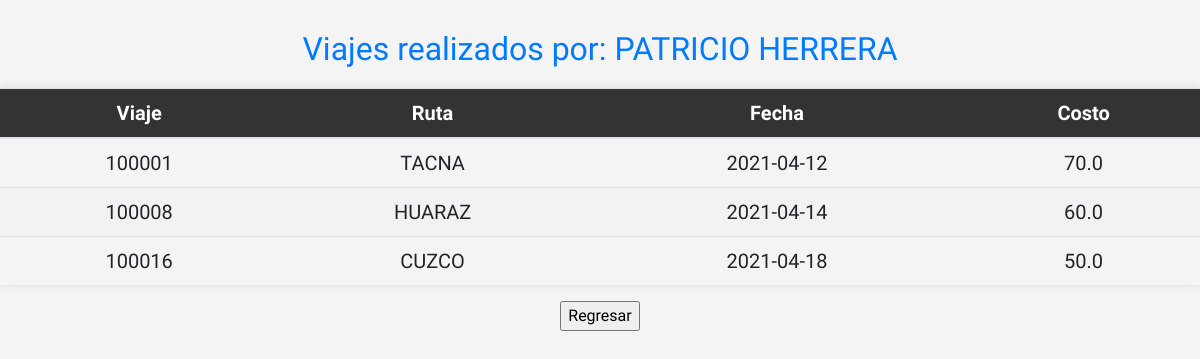
/pagVreali.php?cod=C001&nom=PATRICIO HERRERA, run on the app's committed database.
### tables this page shows
CREATE TABLE VIAJE (
	VIANRO char (6) NOT NULL Primary key,
	BUSNRO numeric(2, 0) NULL ,
	RUTCOD varchar (4) NULL ,
	IDCOD  char (4) NULL ,
	VIAHRS char(6) NULL ,
	VIAFCH date NULL ,
        COSVIA numeric(8,1) null  
);

CREATE TABLE RUTA (
	RUTCOD varchar (4) NOT NULL Primary Key ,
	RUTNOM varchar (20) NULL ,
	pago_cho numeric(8, 1) NULL 
);

### Viajes.php (called while the page is built, shortened)
<?php
include_once './Conexionn.php';
class Viajes {
    function lisVreali($cod){
        $cn=new Conexion();
        $sql="select c.VIANRO,c.VIAFCH,c.COSVIA,p.RUTNOM
            from viaje c inner join ruta p on c.RUTCOD=p.RUTCOD where IDCOD='$cod'";
        $res= mysqli_query($cn->conecta(), $sql)or
            die(mysqli_error($cn->conecta()));
        $vec=Array();
        while($f= mysqli_fetch_array($res)){
            $vec[]=$f;
        }
        return $vec;
    }
}
?>

### conexionn.php (called while the page is built)
<?php
class Conexion {
  private $cn=null;
  function conecta(){
    if($this->cn==null){
   $this->cn= mysqli_connect("localhost","root","","bdviajes");
    }
    return $this->cn;
  }
}
?>

### pagVreali.php (the view, shortened to what this page needs)
<html>
    <head>
        <link href="css/adminlte.min.css" rel="stylesheet" type="text/css"/>
    </head>
    <body>
        <?php
        include_once './Viajes.php';
        $obj=new Viajes();
        $cod=$_REQUEST["cod"];
        $nom=$_REQUEST["nom"];
        $vec=$obj->lisVreali($cod);
        ?>
    <center>
        <h2 class="text-blue">Viajes realizados por: <?=$nom?></h2>
        <table class="table table-hover">
            <thead>
                <tr class="text-white bg-black">
                    <th>Viaje<th>Ruta<th>Fecha<th>Costo
              </thead>
             <?php
                    foreach ($vec as $k=>$d){
                     echo "<tr><td>$d[0]<td>$d[3]<td>$d[1]<td>$d[2]</tr>";
                    }
             ?>
        </table>
        <div>
            <a href="pagChofer.php"><input type="button" value="Regresar"></a>
        </div>
    </center>
    </body>
</html>

### pagVreali.php (style rules this page uses)
body { font-family: 'Lilita One', cursive; background-color: #f4f4f4; margin: 0; padding: 0; }
h2 { color: #337ab7; margin-top: 30px; text-align: center; }
table { width: 80%; margin: 20px auto; border-collapse: collapse; background-color: #fff; box-shadow: 0 0 10px rgba(0, 0, 0, 0.1); font-size: 20px; }
table th, table td { padding: 10px; text-align: center; }
table th { background-color: #333; color: #fff; }
table tr:nth-child(even) { background-color: #f2f2f2; }

### data on the page
viaje: VIANRO "100001", ruta.RUTNOM "TACNA", VIAFCH "2021-04-12", COSVIA "70.0"
viaje: VIANRO "100008", ruta.RUTNOM "HUARAZ", VIAFCH "2021-04-14", COSVIA "60.0"
viaje: VIANRO "100016", ruta.RUTNOM "CUZCO", VIAFCH "2021-04-18", COSVIA "50.0"

### other printed values
$nom "PATRICIO HERRERA"
